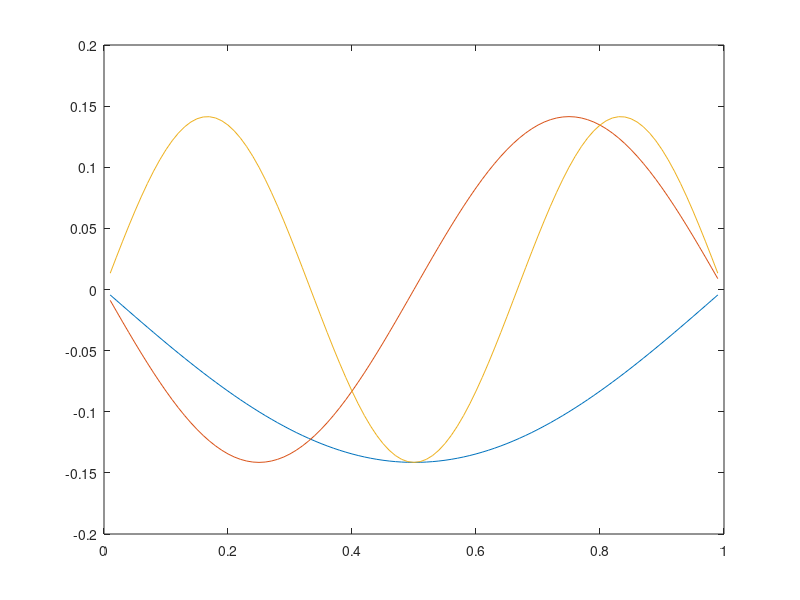

Reproduce this figure in MATLAB.
clear all
close all

u = 10^-3; L = 1; T = 10^3;
n = [1 2 3];
wn = n*pi/L*sqrt(T/u);
x0 = 0;
h = 0.01;
x = x0:h:L;
N = length(x);

A1 = diag( repmat(-2,1,N-2) );
A2 = diag( ones(1,N-3),1 );%linha superior ao menos 2
A3 = diag( ones(1,N-3),-1 );%linha inferior ao menos 2

A = A1 + A2 + A3;%matriz A
sol = eigs(A,3,'sm');%3 para obter os primeiros 3 modos de vibracao
sol = sqrt( -sol*T/(u*h^2) );

[vec,val] = eigs(A,3,'sm');%para se terem os pontos do y em vec
figure(1)
plot(x(2:end-1),vec(:,1:3))%imprime os 3 modos
